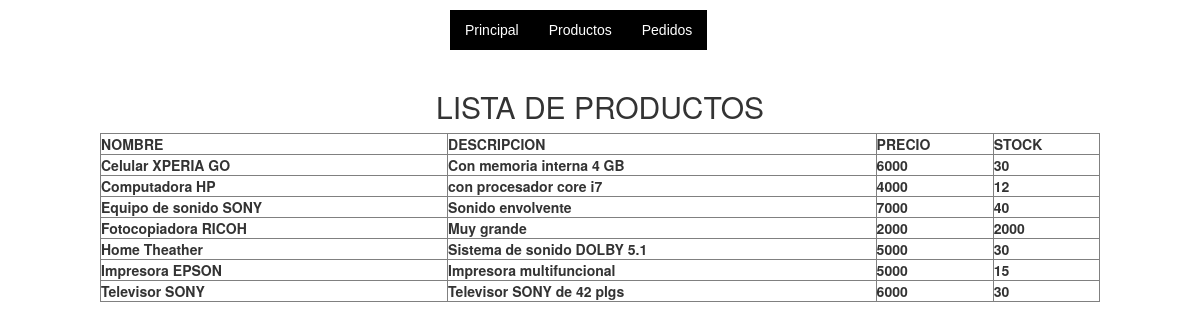
Page /listaprod/ on the committed database.
### Tienda/apps/Productos/models.py (models this page shows, shortened)
class Producto(models.Model):
	Nombre=models.CharField(max_length=100)
	Descripcion=models.TextField()
	Precio=models.PositiveIntegerField(default=0)
	Stock=models.PositiveIntegerField(default=0)

### Tienda/apps/Productos/views.py (the view)
# urls.py: url(r'^listaprod/',listar_productos),
def listar_productos(request):
	lista=Producto.objects.all().order_by("Nombre")
	return render_to_response("listarproductos.html",{"lista":lista},RequestContext(request))

### Tienda/templates/listarproductos.html (shortened to what this page needs)
{% extends "principal.html" %}
{% block titulo %}LISTA DE PRODUCTOS{% endblock titulo %}
{% block container %}
<center>
<table width="1000" BORDER="1">
	<tr>
		<th>NOMBRE</th>
		<th>DESCRIPCION</th>
		<th>PRECIO</th>
		<th>STOCK</th>
	</tr>
	{% for i in lista %}
	<tr>
		<th>{{i.Nombre}}</th>
		<th>{{i.Descripcion}}</th>
		<th>{{i.Precio}}</th>
		<th>{{i.Stock}}</th>
	</tr>
	{% endfor %}
</table>
</center>
{% endblock container %}

### Tienda/templates/principal.html (shortened to what this page needs)
<!DOCTYPE html>
<html lang="en">
<head>
	<link rel="stylesheet" type="text/css" href="/static/principal.css">
	<link rel="stylesheet" type="text/css" href="/static/formularios.css">
	<link rel="stylesheet" type="text/css" href="/static/bootstrap.min.css">
</head>
<body>
	<div id="header">
		<ul class="menu">
			<li><a href="/">Principal</a></li>
			<li><a href="">Productos</a>
			</li>
			<li><a href="">Pedidos</a>
			</li>
		</ul>
	</div>
	<br>
	<br>
	<br>
	<h2><center>{% block titulo %}BIENVENIDOS A LA TIENDA{% endblock titulo %}</center></h2>
	{% block container %}{% endblock container %}
</body>
</html>

### Tienda/static/principal.css (style rules this page uses)
* { padding: 0px; margin: 0px; }
#header { margin: auto; width: 300px; font-family: Arial,Helvetica,sans-serif; }
ul { list-style: none; }
.menu li a { background-color: #000; color: #fff; text-decoration: none; padding: 10px 15px; display: block; }
.menu > li { float: left; }

### rows in the picture
Producto: Nombre "Celular XPERIA GO", Descripcion "Con memoria interna 4 GB", Precio "6000", Stock "30"
Producto: Nombre "Computadora HP", Descripcion "con procesador core i7", Precio "4000", Stock "12"
Producto: Nombre "Equipo de sonido SONY", Descripcion "Sonido envolvente", Precio "7000", Stock "40"
Producto: Nombre "Fotocopiadora RICOH", Descripcion "Muy grande", Precio "2000", Stock "2000"
Producto: Nombre "Home Theather", Descripcion "Sistema de sonido DOLBY 5.1", Precio "5000", Stock "30"
Producto: Nombre "Impresora EPSON", Descripcion "Impresora multifuncional", Precio "5000", Stock "15"
Producto: Nombre "Televisor SONY", Descripcion "Televisor SONY de 42 plgs", Precio "6000", Stock "30"
